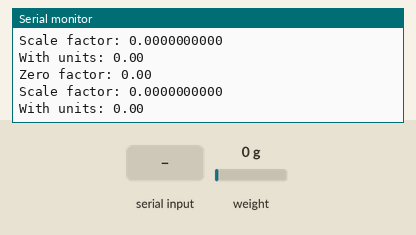
Recording of a sketch running on a simulated Arduino Uno, built with avr-gcc and run on an emulated ATmega328P. On the bench: the last lines printed to the serial monitor. The inputs (shaded band) are chosen by the test bench; at power-on: weight on the scale 0 g.

Above: at 2.2 s.
2.3 s: weight on the scale set to 100 g
At 2.52 s:
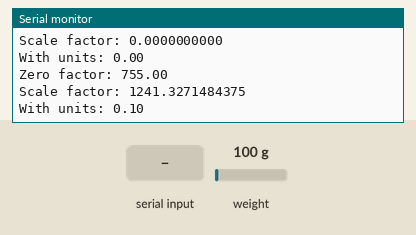
3.8 s: "90,45\n" received over Serial
5.3 s: "30,150\n" received over Serial
6.8 s: weight on the scale set to 1250 g
At 7.07 s:
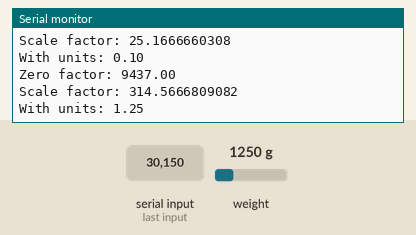
Timing chart, 0 to 9.3 s (numbered marks = the images above; inputs shaded):
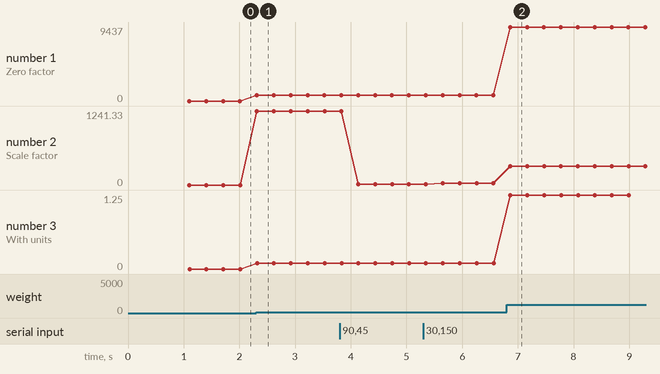

The sketch:

loadcell_callibration.ino
```cpp
#include<Arduino.h>
#include "HX711.h"

const int LOADCELL_DOUT_PIN = 6;
const int LOADCELL_SCK_PIN = 7;
float weight = 0.60822;

HX711 scale;

void setup() {
  // put your setup code here, to run once:
  Serial.begin(115200);
  scale.begin(LOADCELL_DOUT_PIN, LOADCELL_SCK_PIN);
  scale.set_scale(7550);
  scale.tare();
}

void loop() {
  // put your main code here, to run repeatedly:
  while (!scale.is_ready()) {
    ;
  }
  if (Serial.available() > 0) {
    weight = Serial.parseFloat();
    while (Serial.available() > 0) {
      Serial.read();
    }
  }
  float zero_factor = scale.read();
  Serial.print("Zero factor: ");
  Serial.println(zero_factor);
  Serial.print("Scale factor: ");
  Serial.println((zero_factor - scale.get_offset()) / weight, 10);
  Serial.print("With units: ");
  Serial.println(scale.get_units());
  Serial.println("");
  Serial.println("");

  delay(100);
}
```

Measured:
- after the input at 2.3 s, the serial monitor: prints a new line at once (image 1)
- after the input at 6.8 s, the serial monitor: prints a new line after 0.06 s (image 2)
- plotted number 1: 0 → 755 after the input at 2.3 s, 755 → 9437 after the input at 6.8 s
- plotted number 2: 0 → 1241.33 after the input at 2.3 s, 1241.33 → 8.39 after the input at 3.8 s, 8.39 → 25.17 after the input at 5.3 s, 25.17 → 314.57 after the input at 6.8 s
- plotted number 3: 0 → 0.1 after the input at 2.3 s, 0.1 → 1.25 after the input at 6.8 s
